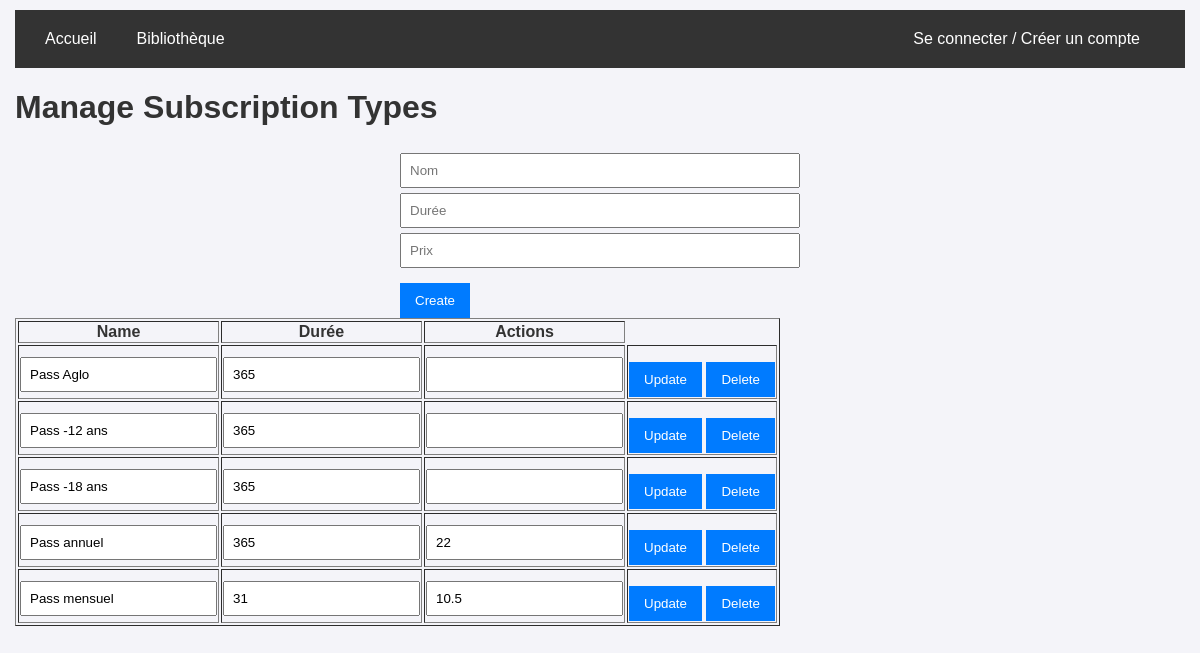
Page /backoffice/manage_subscription.php on the earlier database version.
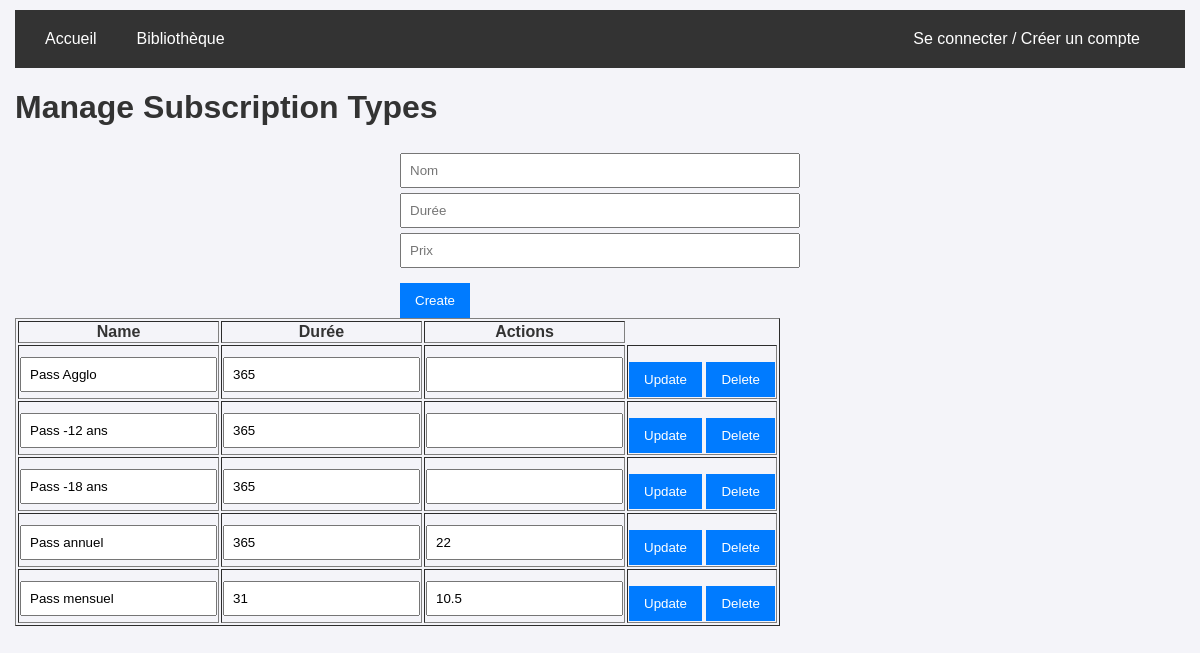
Same page on the later database version.
### tables this page shows
CREATE TABLE Subscription_type (
	id_subscription_type INTEGER,
	name_subscription_type TEXT NOT NULL,
	duration_subscription_type INTEGER, price_subscription_type NUMERIC,
	CONSTRAINT SUBSCRIPTION_TYPE_PK PRIMARY KEY (id_subscription_type)
);

### backoffice/manage_subscription.php (the view, shortened to what this page needs)
<?php
require_once '../database/db_connection.php';
$stmt = $pdo->query("SELECT * FROM Subscription_type");
$subscription_types = $stmt->fetchAll(PDO::FETCH_ASSOC);
?>
<!DOCTYPE html>
<html lang="en">
<head>
    <link rel="stylesheet" href="../styles/style.css">
</head>
<body>
    <?php include '../navbar.php'; ?>
    <h1>Manage Subscription Types</h1>
    <form method="POST">
        <input type="text" name="name_subscription_type" placeholder="Nom" required>
        <input type="text" name="duration_subscription_type" placeholder="Durée" required>
        <input type="text" name="price_subscription_type" placeholder="Prix">
        <button type="submit">Create</button>
    </form>
    <table border="1">
        <thead>
            <tr>
                <th>Name</th>
                <th>Durée</th>
                <th>Actions</th>
            </tr>
        </thead>
        <tbody>
            <?php foreach ($subscription_types as $type): ?>
                <tr>
                    <form method="POST" style="display:inline;">
                        <td>
                            <input type="text" name="name_subscription_type" value="<?= htmlspecialchars($type['name_subscription_type']) ?>" required>
                        </td>
                        <td>
                            <input type="text" name="duration_subscription_type" value="<?= htmlspecialchars($type['duration_subscription_type']) ?>"required>
                        </td>
                        <td>
                            <input type="text" name="price_subscription_type" value="<?= htmlspecialchars($type['price_subscription_type']) ?>">
                        <td>
                            <button type="submit">Update</button>
                        </form>
                        <form method="POST" style="display:inline;">
                            <button type="submit" onclick="return confirm('Are you sure?')">Delete</button>
                        </form>
                </tr>
            <?php endforeach; ?>
        </tbody>
    </table>
</body>
</html>

### navbar.php (shortened to what this page needs)
<?php
$httpProtocol = !isset($_SERVER['HTTPS']) || $_SERVER['HTTPS'] != 'on' ? 'http' : 'https';
$base_url = $httpProtocol.'://'.$_SERVER['HTTP_HOST'];
?>
<!DOCTYPE html>
<html lang="en">
<head>
    <link rel="stylesheet" href="styles/style.css">
</head>
<body>
    <div class="navbar">
        <?php
        echo "<a href=\"$base_url/index.php\">Accueil</a>
        <a href=\"$base_url/library.php\">Bibliothèque</a>";
        echo '<div class="navbar-right">';
        if (isset($_SESSION['user_id'])) {
            echo "<a href=\"$base_url/account.php\">Compte</a>";
            echo "<a href=\"$base_url/logout.php\">Déconnexion</a>";
        } else {
            echo "<a href=\"$base_url/login.php\">Se connecter / Créer un compte</a>";
        }
        echo '</div>';
    ?>
    </div>
</body>
</html>

### styles/style.css (style rules this page uses)
body { font-family: Arial, sans-serif; margin: 0; padding: 10px 15px; background-color: #f4f4f9; color: #333; }
a { color: #6c5ce7; text-decoration: none; }
.navbar { display: flex; background-color: #333; padding: 10px; }
.navbar a { color: white; text-decoration: none; padding: 10px 15px; margin: 0 5px; }
.navbar-right { margin-left: auto; padding: 10px 15px; }
form { max-width: 400px; margin: auto; }
input[type="text"], input[type="email"], input[type="password"] { width: 100%; padding: 8px; margin-top: 5px; box-sizing: border-box; }
button { margin-top: 15px; padding: 10px 15px; background-color: #007BFF; color: white; border: none; cursor: pointer; }

Differences in the rows shown:
changed subscription_type: name_subscription_type "Pass Aglo" → "Pass Agglo"
